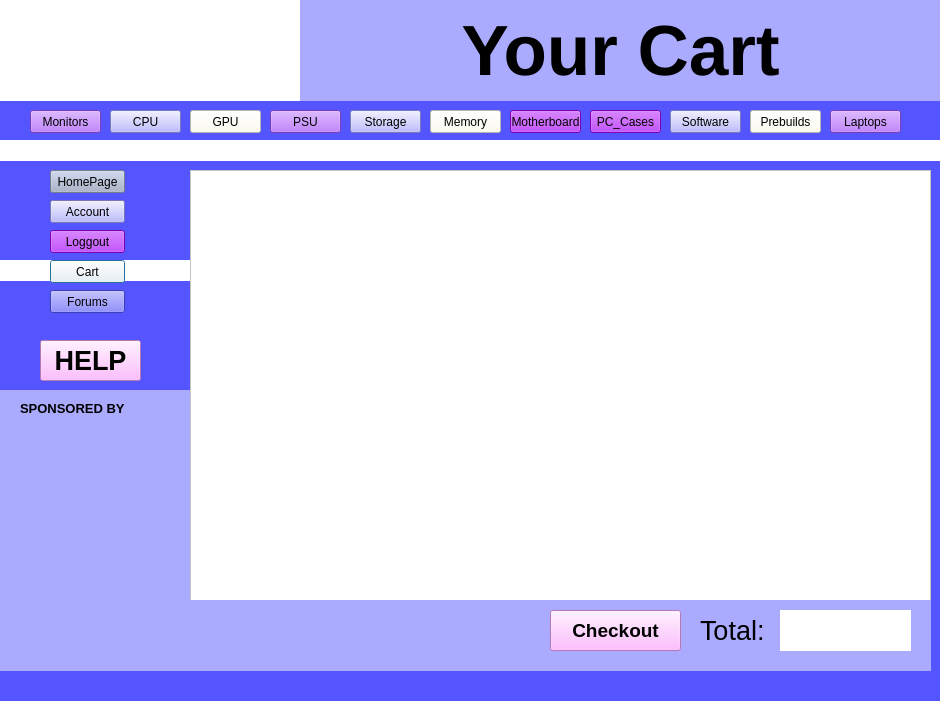
<?xml version="1.0" encoding="UTF-8"?>
<ui version="4.0">
 <class>Dialog</class>
 <widget class="QDialog" name="Dialog">
  <property name="geometry">
   <rect>
    <x>0</x>
    <y>0</y>
    <width>940</width>
    <height>701</height>
   </rect>
  </property>
  <property name="windowTitle">
   <string>Dialog</string>
  </property>
  <property name="styleSheet">
   <string notr="true">background-color: rgb(85, 85, 255);</string>
  </property>
  <widget class="QLabel" name="label_2">
   <property name="geometry">
    <rect>
     <x>0</x>
     <y>390</y>
     <width>190</width>
     <height>281</height>
    </rect>
   </property>
   <property name="autoFillBackground">
    <bool>false</bool>
   </property>
   <property name="styleSheet">
    <string notr="true">background-color: rgb(255, 255, 255);
background-color: rgb(170, 170, 255);</string>
   </property>
   <property name="text">
    <string/>
   </property>
  </widget>
  <widget class="QLabel" name="label_9">
   <property name="geometry">
    <rect>
     <x>0</x>
     <y>140</y>
     <width>190</width>
     <height>21</height>
    </rect>
   </property>
   <property name="styleSheet">
    <string notr="true">background-color: rgb(170, 170, 255);
background-color: rgb(255, 255, 255);</string>
   </property>
   <property name="text">
    <string/>
   </property>
  </widget>
  <widget class="QPushButton" name="Cart_Button">
   <property name="geometry">
    <rect>
     <x>50</x>
     <y>260</y>
     <width>75</width>
     <height>23</height>
    </rect>
   </property>
   <property name="styleSheet">
    <string notr="true">background-color: rgb(255, 255, 255);</string>
   </property>
   <property name="text">
    <string>Cart</string>
   </property>
  </widget>
  <widget class="QPushButton" name="HomePage_Button">
   <property name="geometry">
    <rect>
     <x>50</x>
     <y>170</y>
     <width>75</width>
     <height>23</height>
    </rect>
   </property>
   <property name="styleSheet">
    <string notr="true">background-color: rgb(165, 175, 200);</string>
   </property>
   <property name="text">
    <string>HomePage</string>
   </property>
  </widget>
  <widget class="QLabel" name="label">
   <property name="geometry">
    <rect>
     <x>0</x>
     <y>0</y>
     <width>301</width>
     <height>101</height>
    </rect>
   </property>
   <property name="styleSheet">
    <string notr="true">background-color: rgb(255, 255, 255);</string>
   </property>
   <property name="text">
    <string/>
   </property>
   <property name="pixmap">
    <pixmap>SpoiledEGG_New.png</pixmap>
   </property>
  </widget>
  <widget class="QLabel" name="label_14">
   <property name="geometry">
    <rect>
     <x>190</x>
     <y>140</y>
     <width>751</width>
     <height>21</height>
    </rect>
   </property>
   <property name="font">
    <font>
     <pointsize>20</pointsize>
     <weight>75</weight>
     <bold>true</bold>
     <underline>true</underline>
    </font>
   </property>
   <property name="styleSheet">
    <string notr="true">background-color: rgb(255, 255, 255);</string>
   </property>
   <property name="text">
    <string/>
   </property>
   <property name="alignment">
    <set>Qt::AlignCenter</set>
   </property>
  </widget>
  <widget class="QPushButton" name="Storage_Button">
   <property name="geometry">
    <rect>
     <x>350</x>
     <y>110</y>
     <width>71</width>
     <height>23</height>
    </rect>
   </property>
   <property name="styleSheet">
    <string notr="true">background-color: rgb(170, 170, 255);</string>
   </property>
   <property name="text">
    <string>Storage</string>
   </property>
  </widget>
  <widget class="QPushButton" name="pushButton_2">
   <property name="geometry">
    <rect>
     <x>40</x>
     <y>340</y>
     <width>101</width>
     <height>41</height>
    </rect>
   </property>
   <property name="font">
    <font>
     <pointsize>20</pointsize>
     <weight>75</weight>
     <italic>false</italic>
     <bold>true</bold>
    </font>
   </property>
   <property name="styleSheet">
    <string notr="true">background-color: rgb(255, 170, 255);</string>
   </property>
   <property name="text">
    <string>HELP</string>
   </property>
  </widget>
  <widget class="QPushButton" name="Forums_Button">
   <property name="geometry">
    <rect>
     <x>50</x>
     <y>290</y>
     <width>75</width>
     <height>23</height>
    </rect>
   </property>
   <property name="text">
    <string>Forums</string>
   </property>
  </widget>
  <widget class="QPushButton" name="Monitors_Button">
   <property name="geometry">
    <rect>
     <x>30</x>
     <y>110</y>
     <width>71</width>
     <height>23</height>
    </rect>
   </property>
   <property name="styleSheet">
    <string notr="true">background-color: rgb(170, 85, 255);</string>
   </property>
   <property name="text">
    <string>Monitors</string>
   </property>
  </widget>
  <widget class="QPushButton" name="CPU_Button">
   <property name="geometry">
    <rect>
     <x>110</x>
     <y>110</y>
     <width>71</width>
     <height>23</height>
    </rect>
   </property>
   <property name="styleSheet">
    <string notr="true">background-color: rgb(170, 170, 255);</string>
   </property>
   <property name="text">
    <string>CPU</string>
   </property>
  </widget>
  <widget class="QPushButton" name="PC_Cases_Button">
   <property name="geometry">
    <rect>
     <x>590</x>
     <y>110</y>
     <width>71</width>
     <height>23</height>
    </rect>
   </property>
   <property name="styleSheet">
    <string notr="true">background-color: rgb(170, 0, 255);</string>
   </property>
   <property name="text">
    <string>PC_Cases</string>
   </property>
  </widget>
  <widget class="QPushButton" name="Prebuilds_Button">
   <property name="geometry">
    <rect>
     <x>750</x>
     <y>110</y>
     <width>71</width>
     <height>23</height>
    </rect>
   </property>
   <property name="styleSheet">
    <string notr="true">background-color: rgb(255, 254, 237);</string>
   </property>
   <property name="text">
    <string>Prebuilds</string>
   </property>
  </widget>
  <widget class="QPushButton" name="Motherboard_Button">
   <property name="geometry">
    <rect>
     <x>510</x>
     <y>110</y>
     <width>71</width>
     <height>23</height>
    </rect>
   </property>
   <property name="styleSheet">
    <string notr="true">background-color: rgb(170, 0, 255);</string>
   </property>
   <property name="text">
    <string>Motherboard</string>
   </property>
  </widget>
  <widget class="QLabel" name="label_5">
   <property name="geometry">
    <rect>
     <x>20</x>
     <y>400</y>
     <width>141</width>
     <height>16</height>
    </rect>
   </property>
   <property name="font">
    <font>
     <pointsize>10</pointsize>
     <weight>75</weight>
     <bold>true</bold>
    </font>
   </property>
   <property name="styleSheet">
    <string notr="true">background-color: rgb(255, 170, 255);
background-color: rgb(170, 170, 255);</string>
   </property>
   <property name="text">
    <string>SPONSORED BY</string>
   </property>
  </widget>
  <widget class="QPushButton" name="Software_Button">
   <property name="geometry">
    <rect>
     <x>670</x>
     <y>110</y>
     <width>71</width>
     <height>23</height>
    </rect>
   </property>
   <property name="styleSheet">
    <string notr="true">background-color: rgb(170, 170, 255);</string>
   </property>
   <property name="text">
    <string>Software</string>
   </property>
  </widget>
  <widget class="QPushButton" name="Memory_Button">
   <property name="geometry">
    <rect>
     <x>430</x>
     <y>110</y>
     <width>71</width>
     <height>23</height>
    </rect>
   </property>
   <property name="styleSheet">
    <string notr="true">background-color: rgb(255, 254, 237);</string>
   </property>
   <property name="text">
    <string>Memory</string>
   </property>
  </widget>
  <widget class="QLabel" name="Highlighter_for_Menu">
   <property name="geometry">
    <rect>
     <x>0</x>
     <y>260</y>
     <width>191</width>
     <height>21</height>
    </rect>
   </property>
   <property name="font">
    <font>
     <pointsize>20</pointsize>
     <weight>75</weight>
     <bold>true</bold>
    </font>
   </property>
   <property name="styleSheet">
    <string notr="true">background-color: rgb(255, 255, 255);</string>
   </property>
   <property name="text">
    <string/>
   </property>
   <property name="alignment">
    <set>Qt::AlignCenter</set>
   </property>
  </widget>
  <widget class="QPushButton" name="Laptops_Button">
   <property name="geometry">
    <rect>
     <x>830</x>
     <y>110</y>
     <width>71</width>
     <height>23</height>
    </rect>
   </property>
   <property name="styleSheet">
    <string notr="true">background-color: rgb(170, 85, 255);</string>
   </property>
   <property name="text">
    <string>Laptops</string>
   </property>
  </widget>
  <widget class="QPushButton" name="PSU_Button">
   <property name="geometry">
    <rect>
     <x>270</x>
     <y>110</y>
     <width>71</width>
     <height>23</height>
    </rect>
   </property>
   <property name="styleSheet">
    <string notr="true">background-color: rgb(170, 85, 255);</string>
   </property>
   <property name="text">
    <string>PSU</string>
   </property>
  </widget>
  <widget class="QPushButton" name="GPU_Button">
   <property name="geometry">
    <rect>
     <x>190</x>
     <y>110</y>
     <width>71</width>
     <height>23</height>
    </rect>
   </property>
   <property name="styleSheet">
    <string notr="true">background-color: rgb(255, 254, 237);</string>
   </property>
   <property name="text">
    <string>GPU</string>
   </property>
  </widget>
  <widget class="QLabel" name="label_4">
   <property name="geometry">
    <rect>
     <x>300</x>
     <y>0</y>
     <width>641</width>
     <height>101</height>
    </rect>
   </property>
   <property name="font">
    <font>
     <pointsize>53</pointsize>
     <weight>75</weight>
     <bold>true</bold>
    </font>
   </property>
   <property name="autoFillBackground">
    <bool>false</bool>
   </property>
   <property name="styleSheet">
    <string notr="true">background-color: rgb(170, 170, 255);</string>
   </property>
   <property name="text">
    <string>Your Cart</string>
   </property>
   <property name="alignment">
    <set>Qt::AlignCenter</set>
   </property>
  </widget>
  <widget class="QPushButton" name="Loggout_Button">
   <property name="geometry">
    <rect>
     <x>50</x>
     <y>230</y>
     <width>75</width>
     <height>23</height>
    </rect>
   </property>
   <property name="styleSheet">
    <string notr="true">background-color: rgb(170, 0, 255);</string>
   </property>
   <property name="text">
    <string>Loggout</string>
   </property>
  </widget>
  <widget class="QPushButton" name="Account_Button">
   <property name="geometry">
    <rect>
     <x>50</x>
     <y>200</y>
     <width>75</width>
     <height>23</height>
    </rect>
   </property>
   <property name="styleSheet">
    <string notr="true">background-color: rgb(170, 170, 255);</string>
   </property>
   <property name="text">
    <string>Account</string>
   </property>
  </widget>
  <widget class="QScrollArea" name="Item_ScrollArea">
   <property name="geometry">
    <rect>
     <x>190</x>
     <y>170</y>
     <width>741</width>
     <height>431</height>
    </rect>
   </property>
   <property name="styleSheet">
    <string notr="true">background-color: rgb(255, 255, 255);</string>
   </property>
   <property name="widgetResizable">
    <bool>true</bool>
   </property>
   <widget class="QWidget" name="scrollAreaWidgetContents">
    <property name="geometry">
     <rect>
      <x>0</x>
      <y>0</y>
      <width>739</width>
      <height>429</height>
     </rect>
    </property>
   </widget>
  </widget>
  <widget class="QLabel" name="label_3">
   <property name="geometry">
    <rect>
     <x>190</x>
     <y>600</y>
     <width>741</width>
     <height>71</height>
    </rect>
   </property>
   <property name="styleSheet">
    <string notr="true">background-color: rgb(170, 85, 255);
background-color: rgb(170, 170, 255);</string>
   </property>
   <property name="text">
    <string/>
   </property>
  </widget>
  <widget class="QLabel" name="Total_Sum_Button">
   <property name="geometry">
    <rect>
     <x>780</x>
     <y>610</y>
     <width>131</width>
     <height>41</height>
    </rect>
   </property>
   <property name="font">
    <font>
     <pointsize>20</pointsize>
    </font>
   </property>
   <property name="styleSheet">
    <string notr="true">
background-color: rgb(255, 255, 255);</string>
   </property>
   <property name="text">
    <string/>
   </property>
  </widget>
  <widget class="QLabel" name="label_6">
   <property name="geometry">
    <rect>
     <x>700</x>
     <y>610</y>
     <width>71</width>
     <height>41</height>
    </rect>
   </property>
   <property name="font">
    <font>
     <pointsize>20</pointsize>
    </font>
   </property>
   <property name="styleSheet">
    <string notr="true">background-color: rgb(170, 170, 255);</string>
   </property>
   <property name="text">
    <string>Total:</string>
   </property>
  </widget>
  <widget class="QPushButton" name="Checkout_Button">
   <property name="geometry">
    <rect>
     <x>550</x>
     <y>610</y>
     <width>131</width>
     <height>41</height>
    </rect>
   </property>
   <property name="font">
    <font>
     <pointsize>14</pointsize>
     <weight>75</weight>
     <bold>true</bold>
    </font>
   </property>
   <property name="styleSheet">
    <string notr="true">background-color: rgb(255, 170, 255);</string>
   </property>
   <property name="text">
    <string>Checkout</string>
   </property>
  </widget>
  <zorder>Highlighter_for_Menu</zorder>
  <zorder>label_2</zorder>
  <zorder>label_9</zorder>
  <zorder>Cart_Button</zorder>
  <zorder>HomePage_Button</zorder>
  <zorder>label</zorder>
  <zorder>label_14</zorder>
  <zorder>Storage_Button</zorder>
  <zorder>pushButton_2</zorder>
  <zorder>Forums_Button</zorder>
  <zorder>Monitors_Button</zorder>
  <zorder>CPU_Button</zorder>
  <zorder>PC_Cases_Button</zorder>
  <zorder>Prebuilds_Button</zorder>
  <zorder>Motherboard_Button</zorder>
  <zorder>label_5</zorder>
  <zorder>Software_Button</zorder>
  <zorder>Memory_Button</zorder>
  <zorder>Laptops_Button</zorder>
  <zorder>PSU_Button</zorder>
  <zorder>GPU_Button</zorder>
  <zorder>label_4</zorder>
  <zorder>Loggout_Button</zorder>
  <zorder>Account_Button</zorder>
  <zorder>Item_ScrollArea</zorder>
  <zorder>label_3</zorder>
  <zorder>Total_Sum_Button</zorder>
  <zorder>label_6</zorder>
  <zorder>Checkout_Button</zorder>
 </widget>
 <resources/>
 <connections/>
</ui>
